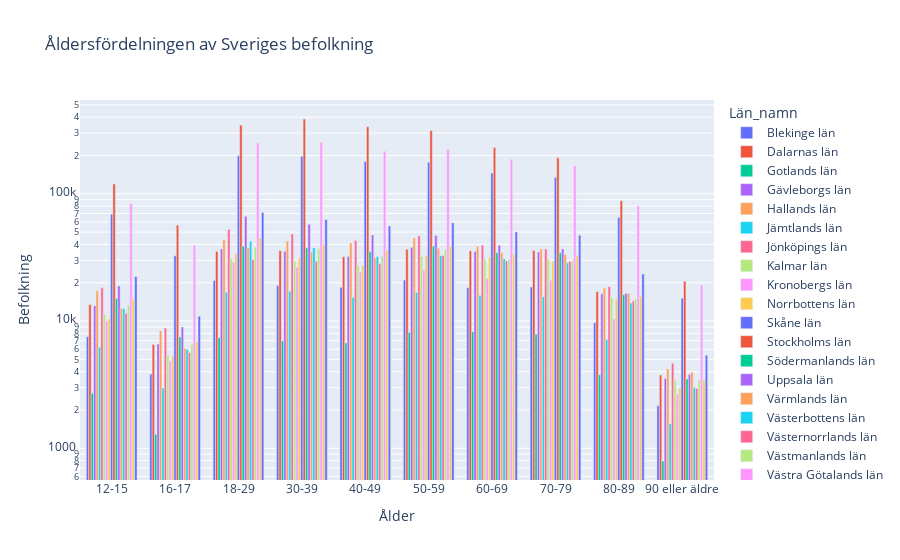

The code cell stored with this chart in its notebook:
### Code cell
fig = px.bar(
    data_frame=df_diagram,
    
    x="Ålder",
    y="Befolkning",
    color = "Län_namn",
    labels={"Ålder": "Ålder", "befolkning": "Befolkning"},
    title="Åldersfördelningen av Sveriges befolkning",
    log_y= True,
    barmode= "group"
    
    
)
fig.show()
#fig.write_html("uppgift 2e.html", auto_open = True)

### Figure 1 — Plotly figure (JSON) as saved in the notebook; plotly's stock layout.template omitted (floating-point values rounded to 4 significant figures)
{"data": [{"alignmentgroup": "True", "hovertemplate": "Län_namn=Blekinge län<br>Ålder=%{x}<br>Befolkning=%{y}<extra></extra>", "legendgroup": "Blekinge län", "marker": {"color": "#636efa", "pattern": {"shape": ""}}, "name": "Blekinge län", "offsetgroup": "Blekinge län", "orientation": "v", "showlegend": true, "textposition": "auto", "type": "bar", "x": ["12-15", "16-17", "18-29", "30-39", "40-49", "50-59", "60-69", "70-79", "80-89", "90 eller äldre"], "xaxis": "x", "y": [7517, 3830, 20825, 19044, 18444, 20994, 18273, 18518, 9719, 2163], "yaxis": "y"}, {"alignmentgroup": "True", "hovertemplate": "Län_namn=Dalarnas län<br>Ålder=%{x}<br>Befolkning=%{y}<extra></extra>", "legendgroup": "Dalarnas län", "marker": {"color": "#EF553B", "pattern": {"shape": ""}}, "name": "Dalarnas län", "offsetgroup": "Dalarnas län", "orientation": "v", "showlegend": true, "textposition": "auto", "type": "bar", "x": ["12-15", "16-17", "18-29", "30-39", "40-49", "50-59", "60-69", "70-79", "80-89", "90 eller äldre"], "xaxis": "x", "y": [13482, 6544, 35245, 35738, 32003, 36733, 35699, 35810, 17052, 3769], "yaxis": "y"}, {"alignmentgroup": "True", "hovertemplate": "Län_namn=Gotlands län<br>Ålder=%{x}<br>Befolkning=%{y}<extra></extra>", "legendgroup": "Gotlands län", "marker": {"color": "#00cc96", "pattern": {"shape": ""}}, "name": "Gotlands län", "offsetgroup": "Gotlands län", "orientation": "v", "showlegend": true, "textposition": "auto", "type": "bar", "x": ["12-15", "16-17", "18-29", "30-39", "40-49", "50-59", "60-69", "70-79", "80-89", "90 eller äldre"], "xaxis": "x", "y": [2710, 1290, 7395, 6977, 6731, 8114, 8223, 7900, 3789, 795], "yaxis": "y"}, {"alignmentgroup": "True", "hovertemplate": "Län_namn=Gävleborgs län<br>Ålder=%{x}<br>Befolkning=%{y}<extra></extra>", "legendgroup": "Gävleborgs län", "marker": {"color": "#ab63fa", "pattern": {"shape": ""}}, "name": "Gävleborgs län", "offsetgroup": "Gävleborgs län", "orientation": "v", "showlegend": true, "textposition": "auto", "type": "bar", "x": ["12-15", "16-17", "18-29", "30-39", "40-49", "50-59", "60-69", "70-79", "80-89", "90 eller äldre"], "xaxis": "x", "y": [13201, 6596, 36837, 35318, 32092, 38092, 35238, 34954, 16355, 3533], "yaxis": "y"}, {"alignmentgroup": "True", "hovertemplate": "Län_namn=Hallands län<br>Ålder=%{x}<br>Befolkning=%{y}<extra></extra>", "legendgroup": "Hallands län", "marker": {"color": "#FFA15A", "pattern": {"shape": ""}}, "name": "Hallands län", "offsetgroup": "Hallands län", "orientation": "v", "showlegend": true, "textposition": "auto", "type": "bar", "x": ["12-15", "16-17", "18-29", "30-39", "40-49", "50-59", "60-69", "70-79", "80-89", "90 eller äldre"], "xaxis": "x", "y": [17307, 8411, 43609, 42541, 40988, 45007, 38572, 36844, 18179, 4205], "yaxis": "y"}, {"alignmentgroup": "True", "hovertemplate": "Län_namn=Jämtlands län<br>Ålder=%{x}<br>Befolkning=%{y}<extra></extra>", "legendgroup": "Jämtlands län", "marker": {"color": "#19d3f3", "pattern": {"shape": ""}}, "name": "Jämtlands län", "offsetgroup": "Jämtlands län", "orientation": "v", "showlegend": true, "textposition": "auto", "type": "bar", "x": ["12-15", "16-17", "18-29", "30-39", "40-49", "50-59", "60-69", "70-79", "80-89", "90 eller äldre"], "xaxis": "x", "y": [6236, 2973, 16818, 17129, 15291, 16751, 15955, 15533, 7158, 1554], "yaxis": "y"}, {"alignmentgroup": "True", "hovertemplate": "Län_namn=Jönköpings län<br>Ålder=%{x}<br>Befolkning=%{y}<extra></extra>", "legendgroup": "Jönköpings län", "marker": {"color": "#FF6692", "pattern": {"shape": ""}}, "name": "Jönköpings län", "offsetgroup": "Jönköpings län", "orientation": "v", "showlegend": true, "textposition": "auto", "type": "bar", "x": ["12-15", "16-17", "18-29", "30-39", "40-49", "50-59", "60-69", "70-79", "80-89", "90 eller äldre"], "xaxis": "x", "y": [18276, 8814, 52501, 48347, 42950, 46750, 39572, 36860, 18634, 4651], "yaxis": "y"}, {"alignmentgroup": "True", "hovertemplate": "Län_namn=Kalmar län<br>Ålder=%{x}<br>Befolkning=%{y}<extra></extra>", "legendgroup": "Kalmar län", "marker": {"color": "#B6E880", "pattern": {"shape": ""}}, "name": "Kalmar län", "offsetgroup": "Kalmar län", "orientation": "v", "showlegend": true, "textposition": "auto", "type": "bar", "x": ["12-15", "16-17", "18-29", "30-39", "40-49", "50-59", "60-69", "70-79", "80-89", "90 eller äldre"], "xaxis": "x", "y": [11278, 5384, 31079, 29656, 27234, 32176, 30669, 30564, 15295, 3428], "yaxis": "y"}, {"alignmentgroup": "True", "hovertemplate": "Län_namn=Kronobergs län<br>Ålder=%{x}<br>Befolkning=%{y}<extra></extra>", "legendgroup": "Kronobergs län", "marker": {"color": "#FF97FF", "pattern": {"shape": ""}}, "name": "Kronobergs län", "offsetgroup": "Kronobergs län", "orientation": "v", "showlegend": true, "textposition": "auto", "type": "bar", "x": ["12-15", "16-17", "18-29", "30-39", "40-49", "50-59", "60-69", "70-79", "80-89", "90 eller äldre"], "xaxis": "x", "y": [10055, 4864, 29119, 26544, 24295, 25052, 21555, 20956, 10397, 2666], "yaxis": "y"}, {"alignmentgroup": "True", "hovertemplate": "Län_namn=Norrbottens län<br>Ålder=%{x}<br>Befolkning=%{y}<extra></extra>", "legendgroup": "Norrbottens län", "marker": {"color": "#FECB52", "pattern": {"shape": ""}}, "name": "Norrbottens län", "offsetgroup": "Norrbottens län", "orientation": "v", "showlegend": true, "textposition": "auto", "type": "bar", "x": ["12-15", "16-17", "18-29", "30-39", "40-49", "50-59", "60-69", "70-79", "80-89", "90 eller äldre"], "xaxis": "x", "y": [10441, 5296, 33809, 31345, 27328, 32773, 31704, 29631, 14882, 2990], "yaxis": "y"}, {"alignmentgroup": "True", "hovertemplate": "Län_namn=Skåne län<br>Ålder=%{x}<br>Befolkning=%{y}<extra></extra>", "legendgroup": "Skåne län", "marker": {"color": "#636efa", "pattern": {"shape": ""}}, "name": "Skåne län", "offsetgroup": "Skåne län", "orientation": "v", "showlegend": true, "textposition": "auto", "type": "bar", "x": ["12-15", "16-17", "18-29", "30-39", "40-49", "50-59", "60-69", "70-79", "80-89", "90 eller äldre"], "xaxis": "x", "y": [69183, 32641, 199261, 197076, 179443, 177262, 145447, 134232, 65359, 15143], "yaxis": "y"}, {"alignmentgroup": "True", "hovertemplate": "Län_namn=Stockholms län<br>Ålder=%{x}<br>Befolkning=%{y}<extra></extra>", "legendgroup": "Stockholms län", "marker": {"color": "#EF553B", "pattern": {"shape": ""}}, "name": "Stockholms län", "offsetgroup": "Stockholms län", "orientation": "v", "showlegend": true, "textposition": "auto", "type": "bar", "x": ["12-15", "16-17", "18-29", "30-39", "40-49", "50-59", "60-69", "70-79", "80-89", "90 eller äldre"], "xaxis": "x", "y": [119443, 56828, 347715, 387093, 337029, 314323, 231486, 191963, 88284, 20557], "yaxis": "y"}, {"alignmentgroup": "True", "hovertemplate": "Län_namn=Södermanlands län<br>Ålder=%{x}<br>Befolkning=%{y}<extra></extra>", "legendgroup": "Södermanlands län", "marker": {"color": "#00cc96", "pattern": {"shape": ""}}, "name": "Södermanlands län", "offsetgroup": "Södermanlands län", "orientation": "v", "showlegend": true, "textposition": "auto", "type": "bar", "x": ["12-15", "16-17", "18-29", "30-39", "40-49", "50-59", "60-69", "70-79", "80-89", "90 eller äldre"], "xaxis": "x", "y": [15004, 7491, 38794, 37654, 35273, 38888, 34476, 34410, 16096, 3510], "yaxis": "y"}, {"alignmentgroup": "True", "hovertemplate": "Län_namn=Uppsala län<br>Ålder=%{x}<br>Befolkning=%{y}<extra></extra>", "legendgroup": "Uppsala län", "marker": {"color": "#ab63fa", "pattern": {"shape": ""}}, "name": "Uppsala län", "offsetgroup": "Uppsala län", "orientation": "v", "showlegend": true, "textposition": "auto", "type": "bar", "x": ["12-15", "16-17", "18-29", "30-39", "40-49", "50-59", "60-69", "70-79", "80-89", "90 eller äldre"], "xaxis": "x", "y": [18897, 8976, 66491, 57687, 47501, 47288, 39392, 36914, 16517, 3815], "yaxis": "y"}, {"alignmentgroup": "True", "hovertemplate": "Län_namn=Värmlands län<br>Ålder=%{x}<br>Befolkning=%{y}<extra></extra>", "legendgroup": "Värmlands län", "marker": {"color": "#FFA15A", "pattern": {"shape": ""}}, "name": "Värmlands län", "offsetgroup": "Värmlands län", "orientation": "v", "showlegend": true, "textposition": "auto", "type": "bar", "x": ["12-15", "16-17", "18-29", "30-39", "40-49", "50-59", "60-69", "70-79", "80-89", "90 eller äldre"], "xaxis": "x", "y": [12549, 6100, 37491, 34941, 31453, 37334, 34610, 33350, 16529, 3957], "yaxis": "y"}, {"alignmentgroup": "True", "hovertemplate": "Län_namn=Västerbottens län<br>Ålder=%{x}<br>Befolkning=%{y}<extra></extra>", "legendgroup": "Västerbottens län", "marker": {"color": "#19d3f3", "pattern": {"shape": ""}}, "name": "Västerbottens län", "offsetgroup": "Västerbottens län", "orientation": "v", "showlegend": true, "textposition": "auto", "type": "bar", "x": ["12-15", "16-17", "18-29", "30-39", "40-49", "50-59", "60-69", "70-79", "80-89", "90 eller äldre"], "xaxis": "x", "y": [12475, 5971, 42321, 37755, 32144, 32608, 30778, 28696, 13846, 3010], "yaxis": "y"}, {"alignmentgroup": "True", "hovertemplate": "Län_namn=Västernorrlands län<br>Ålder=%{x}<br>Befolkning=%{y}<extra></extra>", "legendgroup": "Västernorrlands län", "marker": {"color": "#FF6692", "pattern": {"shape": ""}}, "name": "Västernorrlands län", "offsetgroup": "Västernorrlands län", "orientation": "v", "showlegend": true, "textposition": "auto", "type": "bar", "x": ["12-15", "16-17", "18-29", "30-39", "40-49", "50-59", "60-69", "70-79", "80-89", "90 eller äldre"], "xaxis": "x", "y": [11502, 5652, 30316, 29514, 28165, 32622, 29701, 29498, 14381, 2966], "yaxis": "y"}, {"alignmentgroup": "True", "hovertemplate": "Län_namn=Västmanlands län<br>Ålder=%{x}<br>Befolkning=%{y}<extra></extra>", "legendgroup": "Västmanlands län", "marker": {"color": "#B6E880", "pattern": {"shape": ""}}, "name": "Västmanlands län", "offsetgroup": "Västmanlands län", "orientation": "v", "showlegend": true, "textposition": "auto", "type": "bar", "x": ["12-15", "16-17", "18-29", "30-39", "40-49", "50-59", "60-69", "70-79", "80-89", "90 eller äldre"], "xaxis": "x", "y": [13322, 6536, 38019, 37249, 32369, 36564, 30483, 29768, 14897, 3423], "yaxis": "y"}, {"alignmentgroup": "True", "hovertemplate": "Län_namn=Västra Götalands län<br>Ålder=%{x}<br>Befolkning=%{y}<extra></extra>", "legendgroup": "Västra Götalands län", "marker": {"color": "#FF97FF", "pattern": {"shape": ""}}, "name": "Västra Götalands län", "offsetgroup": "Västra Götalands län", "orientation": "v", "showlegend": true, "textposition": "auto", "type": "bar", "x": ["12-15", "16-17", "18-29", "30-39", "40-49", "50-59", "60-69", "70-79", "80-89", "90 eller äldre"], "xaxis": "x", "y": [83570, 39546, 251982, 253418, 215755, 222627, 186644, 166463, 80350, 19128], "yaxis": "y"}, {"alignmentgroup": "True", "hovertemplate": "Län_namn=Örebro län<br>Ålder=%{x}<br>Befolkning=%{y}<extra></extra>", "legendgroup": "Örebro län", "marker": {"color": "#FECB52", "pattern": {"shape": ""}}, "name": "Örebro län", "offsetgroup": "Örebro län", "orientation": "v", "showlegend": true, "textposition": "auto", "type": "bar", "x": ["12-15", "16-17", "18-29", "30-39", "40-49", "50-59", "60-69", "70-79", "80-89", "90 eller äldre"], "xaxis": "x", "y": [14989, 6902, 44935, 39800, 35909, 38683, 33284, 32944, 15617, 3481], "yaxis": "y"}, {"alignmentgroup": "True", "hovertemplate": "Län_namn=Östergötlands län<br>Ålder=%{x}<br>Befolkning=%{y}<extra></extra>", "legendgroup": "Östergötlands län", "marker": {"color": "#636efa", "pattern": {"shape": ""}}, "name": "Östergötlands län", "offsetgroup": "Östergötlands län", "orientation": "v", "showlegend": true, "textposition": "auto", "type": "bar", "x": ["12-15", "16-17", "18-29", "30-39", "40-49", "50-59", "60-69", "70-79", "80-89", "90 eller äldre"], "xaxis": "x", "y": [22394, 10894, 71388, 62764, 55759, 59157, 50161, 47305, 23414, 5397], "yaxis": "y"}], "layout": {"barmode": "group", "legend": {"title": {"text": "Län_namn"}, "tracegroupgap": 0}, "title": {"text": "Åldersfördelningen av Sveriges befolkning"}, "xaxis": {"anchor": "y", "domain": [0, 1], "title": {"text": "Ålder"}}, "yaxis": {"anchor": "x", "domain": [0, 1], "title": {"text": "Befolkning"}, "type": "log"}}}
